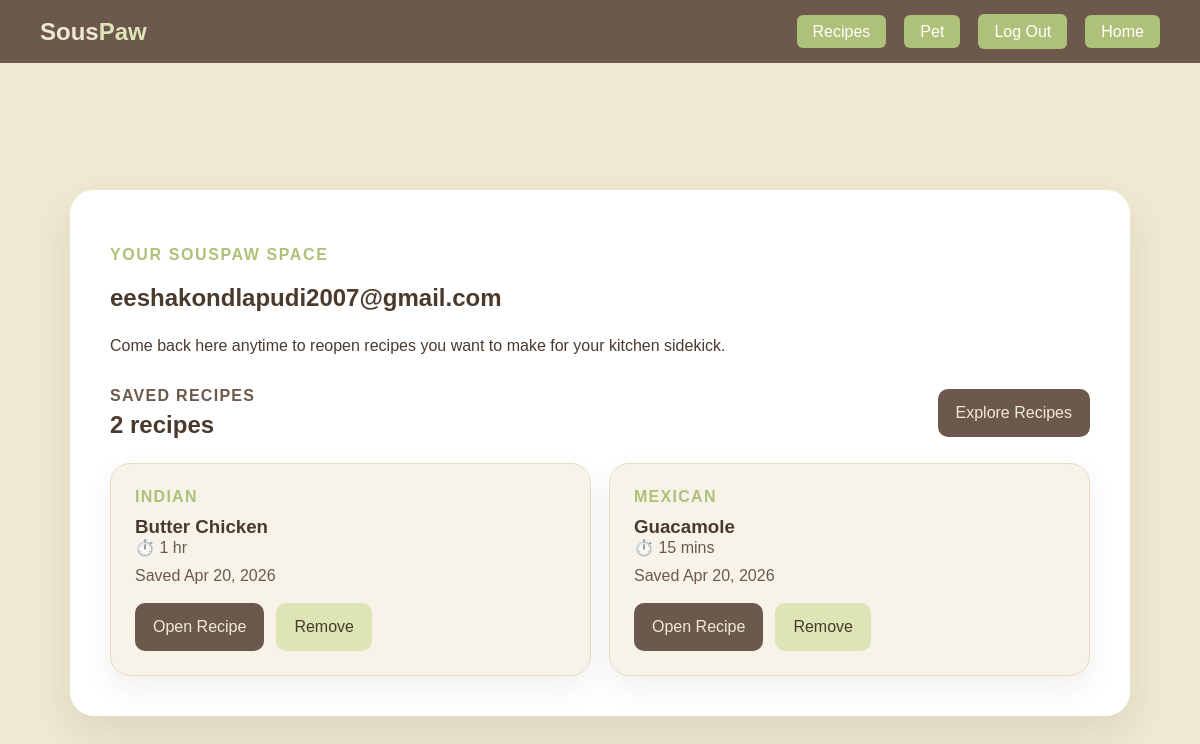
The app's page /profile/ (signed in) with its own data.
### recipes/models.py (models this page shows, shortened)
class SavedRecipe(models.Model):
    user = models.ForeignKey(User, on_delete=models.CASCADE, related_name="saved_recipes")
    recipe_id = models.CharField(max_length=64)
    recipe_name = models.CharField(max_length=255)
    cuisine = models.CharField(max_length=120, blank=True)
    duration = models.CharField(max_length=120, blank=True)
    created_at = models.DateTimeField(auto_now_add=True)
    class Meta:
        constraints = [
            models.UniqueConstraint(fields=["user", "recipe_id"], name="unique_saved_recipe")
        ]
        ordering = ["-created_at"]

### recipes/views.py (the view)
# urls.py: path("profile/", views.profile_view, name="profile"),
@login_required
def profile_view(request):
    return render(
        request,
        "profile.html",
        {
            "saved_recipes": request.user.saved_recipes.all(),
            "is_admin": _is_admin(request.user),
        },
    )

### recipes/views.py (called while the page is built)
def _is_admin(user):
    return user.is_authenticated and (user.is_staff or user.is_superuser)

### recipes/templates/profile.html (shortened to what this page needs)
{% load static %}
<!DOCTYPE html>
<html lang="en">
<head>
  <link rel="stylesheet" href="{% static 'recipes/profile.css' %}">
</head>
<body>
  <nav class="navbar">
    <a href="{% url 'home' %}" class="navbar-brand">Sous<span>Paw</span></a>
    <ul class="navbar-links">
      <li><a href="{% url 'search' %}" class="navbar-cta">Recipes</a></li>
      <li><a href="{% url 'pet_customizer' %}" class="navbar-cta">Pet</a></li>
      <li>
        <form method="post" action="{% url 'logout' %}" class="nav-form">
          <button type="submit" class="nav-button navbar-cta">Log Out</button>
        </form>
      </li>
      <li><a href="{% url 'home' %}" class="navbar-cta">Home</a></li>
    </ul>
  </nav>
  <main class="profile-shell">
    <section class="profile-card">
      <p class="eyebrow">Your SousPaw Space</p>
      <h1>{{ request.user.email }}</h1>
      <p class="lead">Come back here anytime to reopen recipes you want to make for your kitchen sidekick.</p>
      <section class="saved-section">
        <div class="section-header">
          <div>
            <p class="section-label">Saved Recipes</p>
            <h2>{{ saved_recipes|length }} recipe{{ saved_recipes|length|pluralize }}</h2>
          </div>
          <a href="{% url 'search' %}" class="primary-btn">Explore Recipes</a>
        </div>
        {% if saved_recipes %}
          <div class="saved-grid">
            {% for recipe in saved_recipes %}
              <article class="saved-card">
                <p class="saved-tag">{{ recipe.cuisine|default:"Pet Recipe" }}</p>
                <h3>{{ recipe.recipe_name }}</h3>
                <p class="saved-time">⏱️ {{ recipe.duration|default:"Time not listed" }}</p>
                <p class="saved-date">Saved {{ recipe.created_at|date:"M j, Y" }}</p>
                <div class="saved-actions">
                  <a href="{% url 'recipe_detail' recipe.recipe_id %}" class="primary-btn">Open Recipe</a>
                  <form method="post" action="{% url 'toggle_saved_recipe' recipe.recipe_id %}">
                    <button type="submit" class="secondary-btn">Remove</button>
                  </form>
                </div>
              </article>
            {% endfor %}
          </div>
        {% endif %}
      </section>
    </section>
  </main>
</body>
</html>

### recipes/static/recipes/profile.css (style rules this page uses)
body { font-family: Arial, sans-serif; background: #f0ead2; color: #4a3a2e; margin: 0; }
.navbar { background-color: #6c584c; padding: 14px 40px; display: flex; align-items: center; justify-content: space-between; }
.navbar-brand { font-size: 1.5rem; font-weight: bold; color: #f0ead2; text-decoration: none; }
.navbar-brand span { color: #dde5b6; }
.navbar-links { list-style: none; display: flex; gap: 18px; align-items: center; margin: 0; padding: 0; }
.navbar-links a { color: #f0ead2; text-decoration: none; }
.navbar-cta { background-color: #ADC178; color: white !important; padding: 8px 16px; border-radius: 6px; transition: background-color 0.2s; }
.nav-form { margin: 0; display: flex; }
.nav-button { background-color: #ADC178; color: white; padding: 8px 16px; border-radius: 6px; border: none; cursor: pointer; font: inherit; line-height: 1.2; appearance: none; -webkit-appearance: none; transition: background-color 0.2s; }
.profile-shell { min-height: calc(100vh - 68px); display: grid; place-items: center; padding: 24px; }
.profile-card { width: min(980px, 100%); background: white; border-radius: 24px; padding: 40px; box-shadow: 0 18px 48px rgba(74, 58, 46, 0.12); }
.eyebrow { text-transform: uppercase; letter-spacing: 0.1em; color: #adc178; font-weight: bold; }
.lead { line-height: 1.7; }
.saved-section { margin-top: 28px; }
.section-header { display: flex; justify-content: space-between; align-items: center; gap: 16px; flex-wrap: wrap; margin-bottom: 24px; }
.section-label { margin: 0; color: #6c584c; font-weight: bold; text-transform: uppercase; letter-spacing: 0.08em; }
.section-header h2, .empty-state h2, .saved-card h3 { margin: 6px 0 0; }
.saved-grid { display: grid; grid-template-columns: repeat(auto-fit, minmax(240px, 1fr)); gap: 18px; margin-top: 24px; }
.saved-card, .empty-state { background: #f7f3e8; border: 1px solid #e7dcc6; border-radius: 20px; padding: 24px; box-shadow: 0 12px 28px rgba(74, 58, 46, 0.08); }
.saved-tag, .saved-time, .saved-date { margin: 0 0 10px; }
.saved-tag { color: #adc178; font-weight: bold; text-transform: uppercase; letter-spacing: 0.08em; }
.saved-time, .saved-date { color: #6c584c; }
.saved-actions { display: flex; gap: 12px; flex-wrap: wrap; margin-top: 18px; align-items: center; }
.saved-actions form { margin: 0; }
.primary-btn, .secondary-btn, .saved-actions button { display: inline-flex; align-items: center; justify-content: center; padding: 12px 18px; border-radius: 10px; font-weight: bold; font: inherit; text-decoration: none; border: none; cursor: pointer; min-height: 48px; box-sizing: border-box; }
.primary-btn { background: #6c584c; color: #f0ead2; }
.secondary-btn { background: #dde5b6; color: #4a3a2e; }

### records on screen
SavedRecipe: cuisine "INDIAN", recipe_name "Butter Chicken", duration "1 hr", created_at "Apr 20, 2026"
SavedRecipe: cuisine "MEXICAN", recipe_name "Guacamole", duration "15 mins", created_at "Apr 20, 2026"

### other values on screen
{{ request.user.email }} "eeshakondlapudi2007@gmail.com"
{{ saved_recipes|length }} "2"
